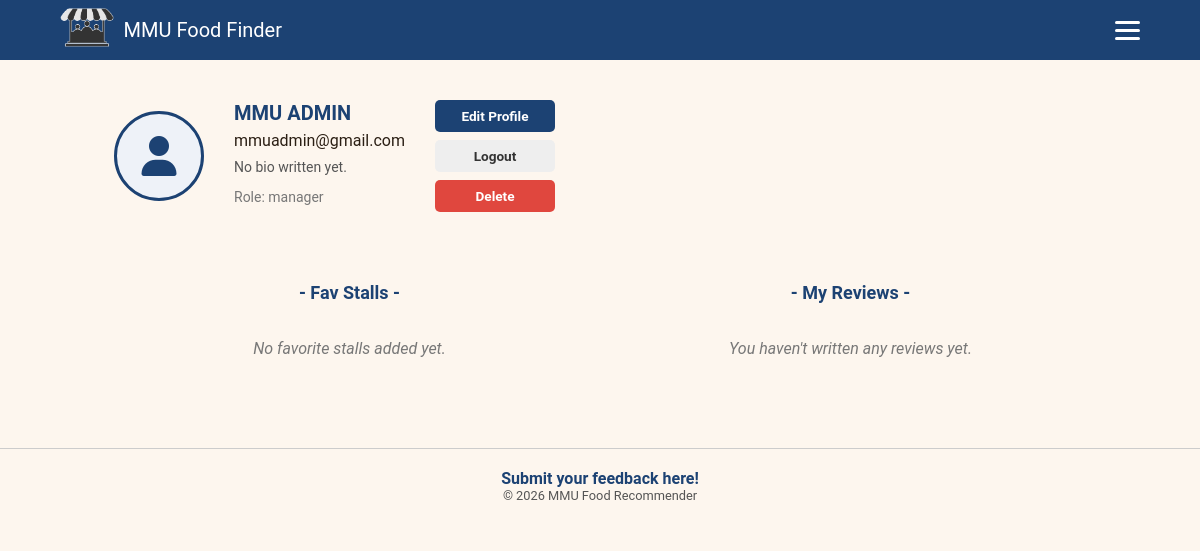
The page /profile (signed in) on the database its author committed.
### app.py (models this page shows)
class User(db.Model, UserMixin):
    id = db.Column(db.Integer, primary_key=True)
    name = db.Column(db.String(100), nullable=True)
    email = db.Column(db.String(120), unique=True, nullable=False)
    password = db.Column(db.String(120), nullable=False)
    role = db.Column(db.String(20), default='user')
    avatar_file = db.Column(db.String(100), nullable=False, default='default_avatar.png')
    bio = db.Column(db.Text, nullable=True, default="")

### app.py (the view)
@app.route('/profile')
@login_required
def profile():
    favourites = Favourite.query.filter_by(user_id=current_user.id).all()
    fav_stalls = []
    for f in favourites:
        stall = Stall.query.get(f.stall_id)
        if stall:
            fav_stalls.append(stall)
    reviews = Review.query.filter_by(user_id=current_user.id).all()
    return render_template('profile.html', fav_stalls=fav_stalls, reviews=reviews)

### app.py (called while the page is built)
@login_manager.user_loader
def load_user(user_id):
    return User.query.get(int(user_id))

### templates/profile.html (shortened to what this page needs)
{% extends "base.html" %}
{% block body_class %}page-profile{% endblock %}
{% block content %}
    <section class="profile-section">
        <div class="profile-card">
            <div class="avatar">
                {% if current_user.avatar_file == 'default_avatar.png' or not current_user.avatar_file %}
                    <i class="fa fa-user"></i>
                {% else %}
                    <img src="{{ url_for('static', filename='uploads/' + current_user.avatar_file) }}" alt="Profile Picture">
                {% endif %}
            </div>
            <div class="profile-info">
                <h2 class="profile-name">{{ current_user.name or "No Name Provided" }}</h2>
                <p class="profile-email">{{ current_user.email }}</p>
                <p class="profile-bio-text">{{ current_user.bio or "No bio written yet." }}</p>
                <p class="profile-bio">Role: {{ current_user.role }}</p>
            </div>
<div class="profile-actions">
                <button class="btn-edit" onclick="openEditModal()">Edit Profile</button>
                <button class="btn-logout"><a href="{{ url_for('logout') }}">Logout</a></button>
                <form action="{{ url_for('delete_account') }}" method="POST" style="display: inline;" onsubmit="return confirm('Are you sure you want to permanently delete your account? This action cannot be undone.');">
                    <button type="submit" class="btn-delete" style="cursor: pointer;">Delete</button>
                </form>
            </div>
        </div>
    </section>
    <section class="bottom-section">
        <div class="column">
            <h3 class="column-title">- Fav Stalls -</h3>
            <div class="stalls-list">
                {% if fav_stalls %}
                    {% for stall in fav_stalls %}
                        <a href="{{ url_for('stall_details', stall_id=stall.id) }}" class="fav-stall-link">
                            <div class="fav-stall-card">
                                <img src="{{ url_for('static', filename='uploads/' + stall.image_file if stall.image_file != 'default_stall.jpg' else 'default_stall.jpg') }}" alt="{{ stall.name }}">
                                <div>
                                    <h4>{{ stall.name }}</h4>
                                    <span class="category-badge">{{ stall.category }}</span>
                                </div>
                            </div>
                        </a>
                    {% endfor %}
                {% else %}
                    <p class="empty-list">No favorite stalls added yet.</p>
                {% endif %}
            </div>
        </div>
        <div class="column">
            <h3 class="column-title">- My Reviews -</h3>
            <div class="reviews-list">
                {% if reviews %}
                    {% for review in reviews %}
                        <a href="{{ url_for('stall_details', stall_id=review.stall_id) }}#review-card-{{ review.id }}" class="clickable-review-wrapper">
                            <div class="review-card">
                                <h4><span>Review for: {{ review.stall.name }}</span> <small>View →</small></h4>
                                <div class="stars">{% for i in range(review.rating) %}⭐{% endfor %}</div>
                                <p>"{{ review.comment }}"</p>
                            </div>
                        </a>
                    {% endfor %}
                {% else %}
                    <p class="empty-list">You haven't written any reviews yet.</p>
                {% endif %}
            </div>
        </div>
    </section>
{% endblock %}

### static/style.css (style rules this page uses)
:root { --primary: #1c4273; --navy-dark: #153256; --navy: #1c4273; --blue-mid: #578ef4; --cream: #fdf6ee; --warm-white: #fff9f2; --orange: #e07b39; --orange-light: #fde8cc; --dark: #2b1f14; --mid: #6b4f35; --muted: #a08060; --border: #e2cdb5; --green: #3d7a56; --green-light: #e4f2ea; --gold: #f0a500; --red: #e0473e; --shadow: 0 2px 12px rgba(43, 31, 20, 0.08); --shadow-md: 0 4px 20px rgba(43, 31, 20, 0.13); }
body { font-family: 'Roboto', sans-serif; background-color: var(--cream); color: var(--dark); min-height: 100vh;margin: 0;padding: 0; }
.page-profile .stalls-list, .page-profile .reviews-list { display: flex; flex-direction: column; gap: 14px; }
.page-profile * { margin: 0; padding: 0; box-sizing: border-box; font-family: 'Roboto', sans-serif; }
.page-profile .profile-section { padding: 40px 5%;width: 100%; }
.page-profile .profile-card { display: flex; align-items: center; gap: 30px; }
.page-profile .avatar { width: 90px; height: 90px; border-radius: 50%; border: 3px solid #1c4273; display: flex; align-items: center; justify-content: center; font-size: 2.5rem; color: #1c4273; background: #eef2f8; flex-shrink: 0; overflow: hidden; }
.page-profile .profile-info { display: flex; flex-direction: column; gap: 6px; }
.page-profile .profile-name { font-size: 20px; font-weight: 700; color: #1c4273; }
.page-profile .profile-bio { font-size: 14px; color: #777; margin-bottom: 6px; }
.page-profile .profile-actions { display: flex; flex-direction: column; gap: 8px; }
.page-profile .btn-edit, .page-profile .btn-logout, .page-profile .btn-delete { width: 120px; padding: 8px 0; border-radius: 5px; border: none; font-size: 0.85rem; cursor: pointer; font-weight: 600; text-align: center; }
.page-profile .btn-edit { background: #1c4273; color: white; margin-bottom: 0px; }
.page-profile .btn-logout { background: #eee; color: #333; }
.page-profile .btn-logout a { color: inherit; text-decoration: none; }
.page-profile .btn-delete { background: var(--red); color: white; }
.page-profile .profile-bio-text { font-size: 14px; color: #555; margin: 2px 0 6px 0; line-height: 1.4; }
.page-profile .bottom-section { display: grid; grid-template-columns: 1fr 1fr; gap: 30px; padding: 30px 5%; max-width: 1100px; margin: 0 auto; }
.page-profile .column-title { font-size: 18px; font-weight: 700; color: #1c4273; margin-bottom: 16px; text-align: center; }
.page-profile .empty-list { color: #777; font-style: italic; text-align: center; padding: 20px; }

### rows shown on the page
User: name "MMU ADMIN", email "mmuadmin@gmail.com", bio "No bio written yet.", role "manager"
